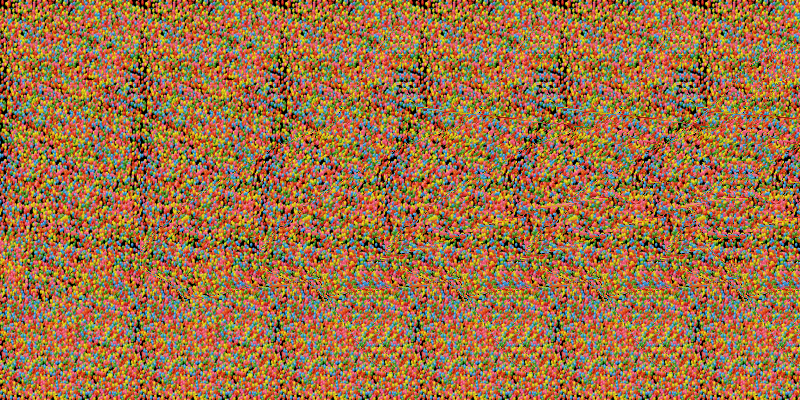
#> input picture d.png, 800 x 400 px, found by its file name
$ python main_d.py
#> lines starting #> are read from the running program, lines starting #| are printed output that depends on the picture
import numpy as np
import os
import io
import requests
from PIL import Image, ImageDraw
n=1
def get_key(d, value):
    for k, v in d.items():
        if v == value:
            return k

def num_common_pixels(im_array, little_height, little_width, x1,y1,x2,y2,):
    # pix=im_array.load()
    d=0
    arr = im_array[y1:y1+little_height , x1:x1+little_width]
    arr2= im_array[y2:y2+little_height , x2:x2+little_width]
    G= (arr == arr2)
    G=np.all(G, axis=2)
    d=np.sum(G)
    return d

def best_shift(im_array, little_height,little_width, x,y,xstart, xend, y2, height_padding):
    # pix=im_array.load()
    max_d=0
    u=dict()
    for maybe_x in range(xstart, xend+1):
        d=num_common_pixels(im_array, little_height+2*height_padding, little_width, x,y-height_padding,maybe_x,y2-height_padding)
        if d>max_d:
            max_d=d
        u[maybe_x]=d
    x2=get_key(u, max_d)
    return x2


def visualise_shifts(img,little_height,little_width, matrix_of_shifts):
    # pix=img.load()
    draw = ImageDraw.Draw(img)
    for j in range(len(matrix_of_shifts)):
        for i in range(len(matrix_of_shifts[j])):
            # print(i,j, i*little_width, j*little_height, img.size, len(matrix_of_shifts), len(matrix_of_shifts[i]))
            color=matrix_of_shifts[j][i]%little_width
            print(i*little_width, j*little_height, i*little_width+little_width, j*little_height+little_height, '__', color)
            xy=[i*little_width, j*little_height, i*little_width+little_width, j*little_height+little_height]
            draw.rectangle(xy, fill=(color,color,color), outline=None, width=1)
            #        pix[i*w+e,j*h+p]=(color, color,color)
    # print(matrix_of_shifts)
    return img


# [18 lines of commented-out code are left out]


img = Image.open("/home/anyka/Project/d.png")
#> img is the input picture: PIL image 800x400 RGB; mean R, G, B 158.9, 113.5, 70.3
height0, width0 = img.size
#> height0 = 800; width0 = 400
im = img.crop((100, 0, height0, width0))
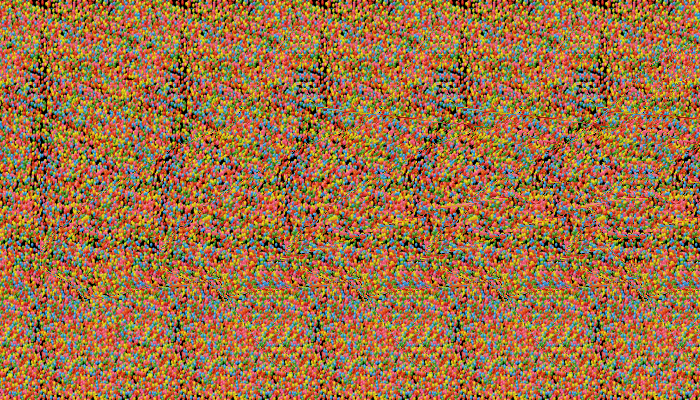
#> im: PIL image 700x400 RGB; mean R, G, B 158.8, 113.4, 70.4
pix = im.load()
width, height = im.size
#> width = 700; height = 400

im_array = np.array(im)

little_height=1
height_padding = 1
little_width = 140
matrix_of_shifts=[[0] * (width//little_width) for _ in range(height)]
for i in range(0, width, little_width):
    for j in range(height):
        if i + little_width >= width or j + little_height >= height:
            break
        col = i // little_width
        row = j // little_height
        #print(col, row, little_height, little_width, i, j, i + little_width // 2, i + little_width, j,height_padding)
#> (the run stopped early here; a loop or call above may not have finished)
